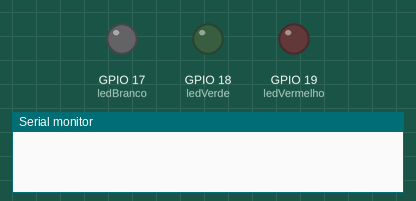
The sketch below on a simulated ESP32. Parts: output pins drawn as LEDs (lit = HIGH), the last lines printed to the serial monitor. WiFi joins after 1.5 s; servers stay silent unless stated; uploads are accepted with an empty reply; random numbers use the default seed unless the sketch sets one.

Above: at 0.0 s.
At 1.6 s:
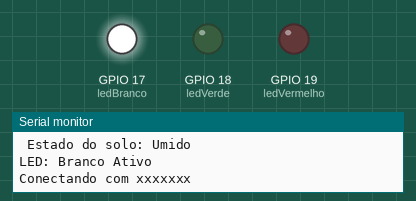
At 16.4 s:
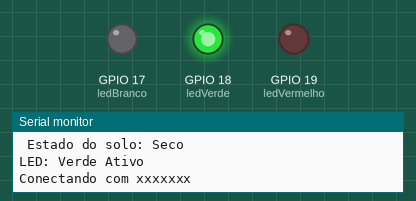
At 34.1 s:
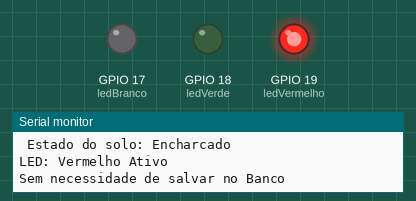
Timing chart, 0 to 35.6 s (numbered marks = the images above):
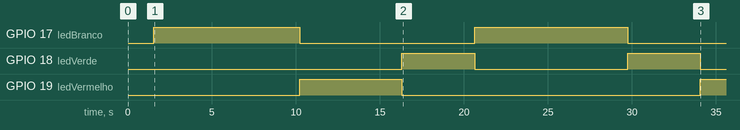

The sketch:

esp32.ino
```cpp
// (licence header left out)
#include "WiFi.h"
#include "ESP32_MailClient.h"

//INSERÇÃO DA CONTA E SENHA DO ESP32
#define contaRemetente "@gmail.com"
#define senhaRemetente ""
//INSERÇÃO DA CONTA DO DESTINATARIO(RECEBE EMAIL DO ESP)
#define emailDestinatario "@hotmail.com"
//INSERÇÃO DAS CONFIGURAÇÕES DO SMTP(CONFIG PARA CONTAS GMAIL)
#define smtpServer "smtp.gmail.com"
#define smtpServerPort 465
//ASSUNTO DO EMAIL
#define emailAssunto "Estado alarmante!"
//OBJ QUE CONTÉM DADOS PARA O ENVIO.
SMTPData smtpData;

const char* ssid = "nome rede";
const char* password = "senha";
const char* host = "xxxxxxx";//ip ou site sem .ext

//Sensor de umidade, portas leds.
//int pinoSensor=33;
int ledVermelho=19;
int ledVerde=18;
int ledBranco=17;

//INFORMAÇÕES
int sensor;
char* grauPerigo="";
char* estado="";
int idUsuario=1;

//AUXILIARES
int aux=0;
int res=0;
int contPerigo=0;

void setup()
{
    Serial.begin(9600);
//  pinMode(pinoSensor, INPUT);
    pinMode(ledVermelho, OUTPUT);
    pinMode(ledVerde, OUTPUT);
    pinMode(ledBranco, OUTPUT);
    delay(10);

    // CONEXAO COM WIFI
    Serial.println();
    Serial.println();
    Serial.print("Conectando com: ");
    Serial.println(ssid);
    WiFi.begin(ssid, password);
    while (WiFi.status() != WL_CONNECTED) {
        delay(500);
        Serial.print(".");
    }
    Serial.println("");
    Serial.println("WiFi conectado");
    Serial.println("IP: ");
    Serial.println(WiFi.localIP());
}

void loop()
{
    //LE O VALOR DO SENSOR
//  sensor = analogRead(pinoSensor);
    //SIMULA O SENSOR
    sensor=random(0,1024);
    Serial.println("Valor captado: "+(String)sensor);
    logicaLed();

    //PRIMEIRA LEITURA NÃO SALVA, DEVIDO A AUX SER 0
    logicaBd(sensor,aux);
    //PASSA O VALOR CAPTADO PARA UM VARIAVEL
    aux=sensor;

    //VERIFICA SE O ESTAO DE PERIGO ESTA SE REPITINDO AFIM DE ENVIAR UM ALERTA
    if(aux<=400){
      contPerigo++;
      if(contPerigo==100){
        //METODO PARA MANDAR EMAIL AVISANDO DO PERIGO
        mandarEmail();
        contPerigo=0;
      }
    }else{
      contPerigo=0;
    }
    delay(3000);
}

/*METODO PARA FAZER REQUISIÇÃO (ESTE METODO TEM UMA LOGICA PARA NÃO SOBRE CARREGAR O BANCO COM
INFORMAÇÕES REPITIDAS*/
void logicaBd(int valorA,int valorB){

  if(valorA>valorB){
     res=valorA-valorB;
  }else if(valorB>valorA){
     res=valorA-valorB;
  }else{
     res=0;
  }

  if(res>=250){
      Serial.print("Conectando com ");
      Serial.println(host);

      // TCP CONEXÃO
      WiFiClient client;

      const int httpPort = 80;
      if (!client.connect(host, httpPort)) {
          Serial.println("Falha ao se conectar");
          return;
      }
      // URL REQUISIÇÃO
      String url = "/Sismolt/php/salvarDadosDb.php?";
      url += "sensor=";
      url += sensor;
      url += "&estado=";
      url += estado;
      url += "&grauPerigo=";
      url += grauPerigo;
      url += "&idUsuario=";
      url += idUsuario;

      Serial.print("Requisição na URL: ");
      Serial.println(url);

      // MANDANDO REQUISIÇÃO
      client.print(String("GET ") + url + " HTTP/1.1\r\n" +
                 "Host: " + host + "\r\n" +
                 "Connection: close\r\n\r\n");
      //VERIFICA TEMPO
      unsigned long timeout = millis();
      while (client.available() == 0) {
          if (millis() - timeout > 5000) {
              Serial.println(">>> tempo !");
              client.stop();
              return;
          }
      }
      // SERIAL PRINT
      while(client.available()) {
          String line = client.readStringUntil('\r');
          //Serial.print(line);

          Serial.println();
          if (line.indexOf("Salvo_com_sucesso")!= -1){
            Serial.println("Salvo com sucesso");
          }else if(line.indexOf("erro_ao_salvar")!= -1){
            Serial.println("Ocorreu um erro");
          }
      }
      Serial.println();
      Serial.println("conexão fechada");

  }else{
      Serial.println();
      Serial.println("Sem necessidade de salvar no Banco");
  }
}

// ESTE METODO DEFINE A LOGICA DO LEDS E DAS INFORMAÇÕES OBTIDAS
void logicaLed(){
  if (sensor >= 0 && sensor <= 400){//solo encharcado, acende vermelho.
    estado="Encharcado";
    grauPerigo="Alto";
    Serial.println(" Estado do solo: "+(String)estado);
    digitalWrite(ledVermelho, HIGH);
    digitalWrite(ledVerde, LOW);
    digitalWrite(ledBranco, LOW);
    Serial.println("LED: Vermelho Ativo");
  }else if (sensor > 400 && sensor <= 800){//Solo umido, acende led branco.
    estado="Umido";
    grauPerigo="Medio";
    Serial.println(" Estado do solo: "+(String)estado);
    digitalWrite(ledVermelho, LOW);
    digitalWrite(ledVerde, LOW);
    digitalWrite(ledBranco, HIGH);
    Serial.println("LED: Branco Ativo");
  }
  else if (sensor > 800 && sensor <= 1024){//Solo seco, acende led verde.
    estado="Seco";
    grauPerigo="Baixo";
    Serial.println(" Estado do solo: "+(String)estado);
    digitalWrite(ledVermelho, LOW);
    digitalWrite(ledVerde, HIGH);
    digitalWrite(ledBranco, LOW);
    Serial.println("LED: Verde Ativo");
  }
}

void mandarEmail(){
  //DEFINI O HOST DO SERVER, A PORTA DO SERVER, EMAIL E SENHA.
  smtpData.setLogin(smtpServer, smtpServerPort, contaRemetente, senhaRemetente);
  //DEFENI O NOME DO REMETENTE
  smtpData.setSender("SISMOLT", contaRemetente);
  //PRIORIDADE ( VARIA ENTRE LOW, 1,5)
  smtpData.setPriority("High");
  //DEFINE O ASSUNTO
  smtpData.setSubject(emailAssunto);

  //MENSAGEM EM HTML.(PARAMETRO TRUE É UTILIZADO CASO SEJA MSG HTML, CASO TEXTO BRUTO FALSE)
  smtpData.setMessage("<div style=\"color:#054f77;\">"
  "<h1>Sensor de Umidade do solo</h1></div>"
  "<h2>Foi detectado um alto risco de deslizamento na sua propriedade !</h2>"
  "<br/><br/>"
  "<p>É recomendado que você saia da sua residencia e busque um abrigo seguro,"
  " ligue para <b>XXXX-XXXXX</b> e informe a sua situação</p>", true);

  //DEFINE O EMAIL DO DESTINATARIO
  smtpData.addRecipient(emailDestinatario);

    if (!MailClient.sendMail(smtpData)){
      Serial.println("Erro ao mandar email, " + MailClient.smtpErrorReason());
    }else{
    Serial.println("Email enviado com sucesso");
    }

  //LIMPA OS DADOS DA SMTPDATA
  smtpData.empty();
}
```

Measured:
- by itself, GPIO 17 (ledBranco): alternates HIGH for 8.9 s and LOW for 10.4 s
- by itself, GPIO 18 (ledVerde): alternates HIGH for 4.3 s and LOW for 9.1 s
- by itself, GPIO 19 (ledVermelho): LOW → HIGH at 10.2 s, → LOW 6.1 s later, → HIGH 17.8 s later
